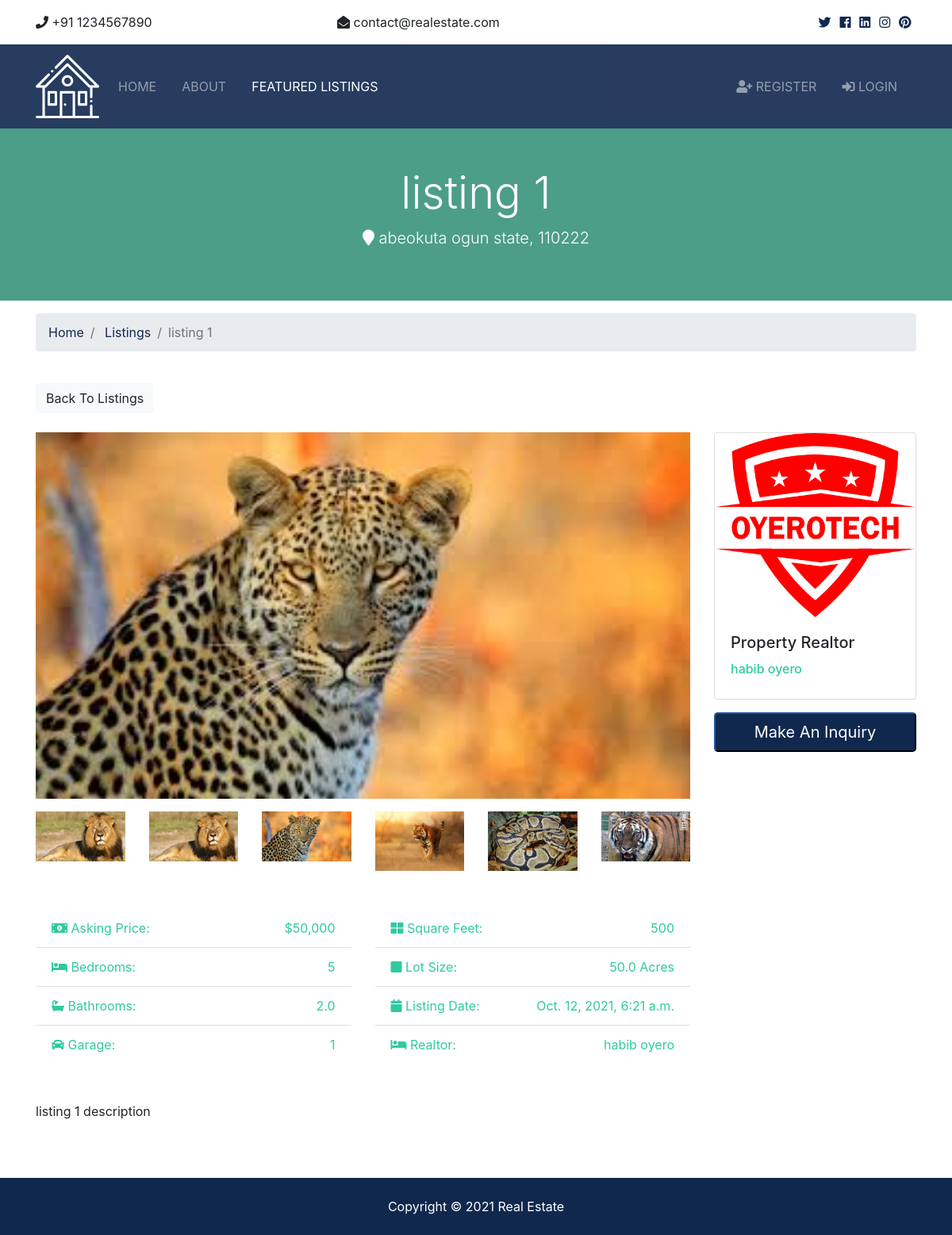
Page /listings/1 on the committed database.
### listings/models.py (models this page shows, shortened)
class Listing(models.Model):
  realtor = models.ForeignKey(Realtor, on_delete=models.DO_NOTHING)
  title = models.CharField(max_length=200)
  address = models.CharField(max_length=200)
  city = models.CharField(max_length=100)
  state = models.CharField(max_length=100)
  zipcode = models.CharField(max_length=20)
  description = models.TextField(blank=True)
  price = models.IntegerField()
  bedrooms = models.IntegerField()
  bathrooms = models.DecimalField(max_digits=2, decimal_places=1)
  garage = models.IntegerField(default=0)
  sqft = models.IntegerField()
  lot_size = models.DecimalField(max_digits=5, decimal_places=1)
  photo_main = models.ImageField(upload_to='photos/%Y/%m/%d/')
  photo_1 = models.ImageField(upload_to='photos/%Y/%m/%d/', blank=True)
  photo_2 = models.ImageField(upload_to='photos/%Y/%m/%d/', blank=True)
  photo_3 = models.ImageField(upload_to='photos/%Y/%m/%d/', blank=True)
  photo_4 = models.ImageField(upload_to='photos/%Y/%m/%d/', blank=True)
  photo_5 = models.ImageField(upload_to='photos/%Y/%m/%d/', blank=True)
  photo_6 = models.ImageField(upload_to='photos/%Y/%m/%d/', blank=True)
  is_published = models.BooleanField(default=True)
  list_date = models.DateTimeField(default=datetime.now, blank=True)

### realtors/models.py (models this page shows)
class Realtor(models.Model):
  name = models.CharField(max_length=200)
  photo = models.ImageField(upload_to='photos/%Y/%m/%d/')
  description = models.TextField(blank=True)
  phone = models.CharField(max_length=20)
  email = models.CharField(max_length=50)
  is_mvp = models.BooleanField(default=False)
  hire_date = models.DateTimeField(default=datetime.now, blank=True)
  def __str__(self):
    return self.name

### listings/views.py (the view)
# urls.py: path('<int:listing_id>', views.listing, name='listing'),
def listing(request, listing_id):
  listing = get_object_or_404(Listing, pk=listing_id)
  context = {
    'listing': listing
  }
  return render(request, 'listings/listing.html', context)

### templates/listings/listing.html (shortened to what this page needs)
{% extends 'base.html' %}
{% load humanize %}
{% block content %}
<section id="showcase-inner" class="py-5 text-white">
    <div class="container">
      <div class="row text-center">
        <div class="col-md-12">
          <h1 class="display-4">{{ listing.title }}</h1>
          <p class="lead">
            <i class="fas fa-map-marker"></i> {{ listing.city }} {{ listing.state }}, {{ listing.zipcode }}</p>
        </div>
      </div>
    </div>
  </section>
  <section id="bc" class="mt-3">
    <div class="container">
      <nav>
        <ol class="breadcrumb">
          <li class="breadcrumb-item">
            <a href="{% url 'index' %}">Home</a>
          </li>
          <li class="breadcrumb-item">
            <a href="{% url 'listings' %}">Listings</a>
          </li>
          <li class="breadcrumb-item active">{{ listing.title }}</li>
        </ol>
      </nav>
    </div>
  </section>
  <section id="listing" class="py-4">
    <div class="container">
      <a href="{% url 'listings' %}" class="btn btn-light mb-4">Back To Listings</a>
      <div class="row">
        <div class="col-md-9">
          <img src="{{ listing.photo_main.url }}" alt="" class="img-main img-fluid mb-3">
          <div class="row mb-5 thumbs">
            {% if listing.photo_1 %}
            <div class="col-md-2">
              <a href="{{ listing.photo_1.url }}" data-lightbox="home-images">
                <img src="{{ listing.photo_1.url }}" alt="" class="img-fluid">
              </a>
            </div>
            {% endif %}
            {% if listing.photo_2 %}
            <div class="col-md-2">
              <a href="{{ listing.photo_2.url }}" data-lightbox="home-images">
                <img src="{{ listing.photo_2.url }}" alt="" class="img-fluid">
              </a>
            </div>
            {% endif %}
            {% if listing.photo_3 %}
            <div class="col-md-2">
              <a href="{{ listing.photo_3.url }}" data-lightbox="home-images">
                <img src="{{ listing.photo_3.url }}" alt="" class="img-fluid">
              </a>
            </div>
            {% endif %}
            {% if listing.photo_4 %}
            <div class="col-md-2">
              <a href="{{ listing.photo_4.url }}" data-lightbox="home-images">
                <img src="{{ listing.photo_4.url }}" alt="" class="img-fluid">
              </a>
            </div>
            {% endif %}
            {% if listing.photo_5 %}
            <div class="col-md-2">
              <a href="{{ listing.photo_5.url }}" data-lightbox="home-images">
                <img src="{{ listing.photo_5.url }}" alt="" class="img-fluid">
              </a>
            </div>
            {% endif %}
            {% if listing.photo_6 %}
            <div class="col-md-2">
              <a href="{{ listing.photo_6.url }}" data-lightbox="home-images">
                <img src="{{ listing.photo_6.url }}" alt="" class="img-fluid">
              </a>
            </div>
            {% endif %}
          </div>
          <div class="row mb-5 fields">
            <div class="col-md-6">
              <ul class="list-group list-group-flush">
                <li class="list-group-item text-secondary">
                  <i class="fas fa-money-bill-alt"></i> Asking Price:
                  <span class="float-right">${{ listing.price | intcomma }}</span>
                </li>
                <li class="list-group-item text-secondary">
                  <i class="fas fa-bed"></i> Bedrooms:
                  <span class="float-right">{{ listing.bedrooms }}</span>
                </li>
                <li class="list-group-item text-secondary">
                  <i class="fas fa-bath"></i> Bathrooms:
                  <span class="float-right">{{ listing.bathrooms }}</span>
                </li>
                <li class="list-group-item text-secondary">
                  <i class="fas fa-car"></i> Garage:
                  <span class="float-right">{{ listing.garage }}
                  </span>
                </li>
              </ul>
            </div>
            <div class="col-md-6">
              <ul class="list-group list-group-flush">
                <li class="list-group-item text-secondary">
                  <i class="fas fa-th-large"></i> Square Feet:
                  <span class="float-right">{{ listing.sqft }}</span>
                </li>
                <li class="list-group-item text-secondary">
                  <i class="fas fa-square"></i> Lot Size:
                  <span class="float-right">{{ listing.lot_size }} Acres
                  </span>
                </li>
                <li class="list-group-item text-secondary">
                  <i class="fas fa-calendar"></i> Listing Date:
                  <span class="float-right">{{ listing.list_date }}</span>
                </li>
                <li class="list-group-item text-secondary">
                  <i class="fas fa-bed"></i> Realtor:
                  <span class="float-right">{{ listing.realtor }}
                  </span>
                </li>
              </ul>
            </div>
          </div>
          <div class="row mb-5">
            <div class="col-md-12">
                {{ listing.description }}
            </div>
          </div>
        </div>
        <div class="col-md-3">
          <div class="card mb-3">
            <img class="card-img-top" src="{{ listing.realtor.photo.url }}" alt="">
            <div class="card-body">
              <h5 class="card-title">Property Realtor</h5>
              <h6 class="text-secondary">{{ listing.realtor }}</h6>
            </div>
          </div>
          <button class="btn-primary btn-block btn-lg" data-toggle="modal" data-target="#inquiryModal">Make An Inquiry</button>
        </div>
      </div>
    </div>
  </section>
{% endblock %}

### templates/base.html (shortened to what this page needs)
{% load static %}
<!DOCTYPE html>
<html lang="en">
<head>
  <link rel="stylesheet" href="{% static 'css/all.css' %}">
  <link rel="stylesheet" href="{% static 'css/bootstrap.css' %}">
  <link rel="stylesheet" href="{% static 'css/style.css' %}">
  <link rel="stylesheet" href="{% static 'css/lightbox.min.css' %}">
</head>
<body>
  {% include 'partials/_topbar.html' %}
  {% include 'partials/_navbar.html' %}
  {% block content %} {% endblock %}
  {% include 'partials/_footer.html' %}
</body>
</html>

### templates/partials/_topbar.html
  <section id="top-bar" class="p-3">
    <div class="container">
      <div class="row">
        <div class="col-md-4">
          <i class="fas fa-phone"></i> +91 1234567890
        </div>
        <div class="col-md-4">
          <i class="fas fa-envelope-open"></i> contact@realestate.com
        </div>
        <div class="col-md-4">
          <div class="social text-right">
            <a href="#">
              <i class="fab fa-twitter"></i>
            </a>
            <a href="#">
              <i class="fab fa-facebook"></i>
            </a>
            <a href="#">
              <i class="fab fa-linkedin"></i>
            </a>
            <a href="#">
              <i class="fab fa-instagram"></i>
            </a>
            <a href="#">
              <i class="fab fa-pinterest"></i>
            </a>
          </div>
        </div>
      </div>
    </div>
  </section>

### templates/partials/_navbar.html (shortened to what this page needs)
{% load static %}
<nav class="navbar navbar-expand-lg navbar-dark bg-primary sticky-top">
    <div class="container">
      <a class="navbar-brand" href="{% url 'index' %}">
        <img src="{% static 'img/logo.png' %}" class="logo" alt="">
      </a>
      <div class="collapse navbar-collapse" id="navbarNavAltMarkup">
        <ul class="navbar-nav">
          <li
            {% if '/' == request.path %}
              class="nav-item active mr-3"
            {% else %}
              class="nav-item mr-3"
            {% endif %}
          >
            <a class="nav-link" href="{% url 'index' %}">Home</a>
          </li>
          <li
            {% if 'about' in request.path %}
              class="nav-item active mr-3"
            {% else %}
              class="nav-item mr-3"
            {% endif %}
          >
            <a class="nav-link" href="{% url 'about' %}">About</a>
          </li>
          <li
            {% if 'listings' in request.path %}
              class="nav-item active mr-3"
            {% else %}
              class="nav-item mr-3"
            {% endif %}
          >
            <a class="nav-link" href="{% url 'listings' %}">Featured Listings</a>
          </li>
        </ul>
        <ul class="navbar-nav ml-auto">
          {% if user.is_authenticated %}
            <li
            {% if 'dashboard' in request.path %}
              class="nav-item active mr-3"
            {% else %}
              class="nav-item mr-3"
            {% endif %}
            >
              <a class="nav-link" href="{% url 'dashboard' %}">
               Welcome {{ user.username }} (Dashboard)</a>
            </li>
            <li class="nav-item mr-3">
              <a href="javascript:{document.getElementById('logout').submit()}" class="nav-link">
                <i class="fas fa-sign-out-alt"></i> Logout
              </a>
              <form action="{% url 'logout' %}" method="POST" id="logout">
                {% csrf_token %}
                <input type="hidden">
              </form>
            </li>
          {% else %}
            <li
            {% if 'register' in request.path %}
              class="nav-item active mr-3"
            {% else %}
              class="nav-item mr-3"
            {% endif %}
            >
              <a class="nav-link" href="{% url 'register' %}">
                <i class="fas fa-user-plus"></i> Register</a>
            </li>
            <li
            {% if 'login' in request.path %}
              class="nav-item active mr-3"
            {% else %}
              class="nav-item mr-3"
            {% endif %}
            >
              <a class="nav-link" href="{% url 'login' %}">
                <i class="fas fa-sign-in-alt"></i>
                Login</a>
            </li>
          {% endif %}
        </ul>
      </div>
    </div>
  </nav>

### templates/partials/_footer.html
  <footer id="main-footer" class="py-4 bg-primary text-white text-center">
    Copyright &copy;
    <span class="year"></span>  Real Estate
  </footer>

### realestate/static/css/all.css (style rules this page uses)
.fa, .fas, .far, .fal, .fab { -moz-osx-font-smoothing: grayscale; -webkit-font-smoothing: antialiased; display: inline-block; font-style: normal; font-variant: normal; text-rendering: auto; line-height: 1; }
.fa-bath:before { content: "\f2cd"; }
.fa-bed:before { content: "\f236"; }
.fa-calendar:before { content: "\f133"; }
.fa-car:before { content: "\f1b9"; }
.fa-envelope-open:before { content: "\f2b6"; }
.fa-facebook:before { content: "\f09a"; }
.fa-instagram:before { content: "\f16d"; }
.fa-linkedin:before { content: "\f08c"; }
.fa-map-marker:before { content: "\f041"; }
.fa-money-bill-alt:before { content: "\f3d1"; }
.fa-phone:before { content: "\f095"; }
.fa-pinterest:before { content: "\f0d2"; }
.fa-sign-in-alt:before { content: "\f2f6"; }
.fa-square:before { content: "\f0c8"; }
.fa-th-large:before { content: "\f009"; }
.fa-twitter:before { content: "\f099"; }
.fa-user-plus:before { content: "\f234"; }
.fab { font-family: 'Font Awesome 5 Brands'; }
.fa, .fas { font-family: 'Font Awesome 5 Free'; font-weight: 900; }

### realestate/static/css/style.css (style rules this page uses)
img { width: 100%; }
.logo { width: 80px; }
.navbar { opacity: 0.9; text-transform: uppercase; }
.social a { margin-right: 0.4rem; }
#showcase-inner { background: url(../img/building.jpg) no-repeat top center fixed/cover; position: relative; overflow: hidden; min-height: 200px; }
#showcase-inner::before { content: ''; position: absolute; top: 0; left: 0; min-height: 100%; width: 100%; background: rgba(32, 134, 107, 0.8); }

### rows in the picture
Listing: title "listing 1", city "abeokuta", state "ogun state", zipcode "110222", photo_main (picture), photo_1 (picture), photo_2 (picture), photo_3 (picture), photo_4 (picture), photo_5 (picture), photo_6 (picture), price "50,000", bedrooms "5", bathrooms "2.0", garage "1", sqft "500", lot_size "50.0", list_date "Oct. 12, 2021, 6:21 a.m.", realtor "habib oyero", description "listing 1 description", realtor.photo (picture)
